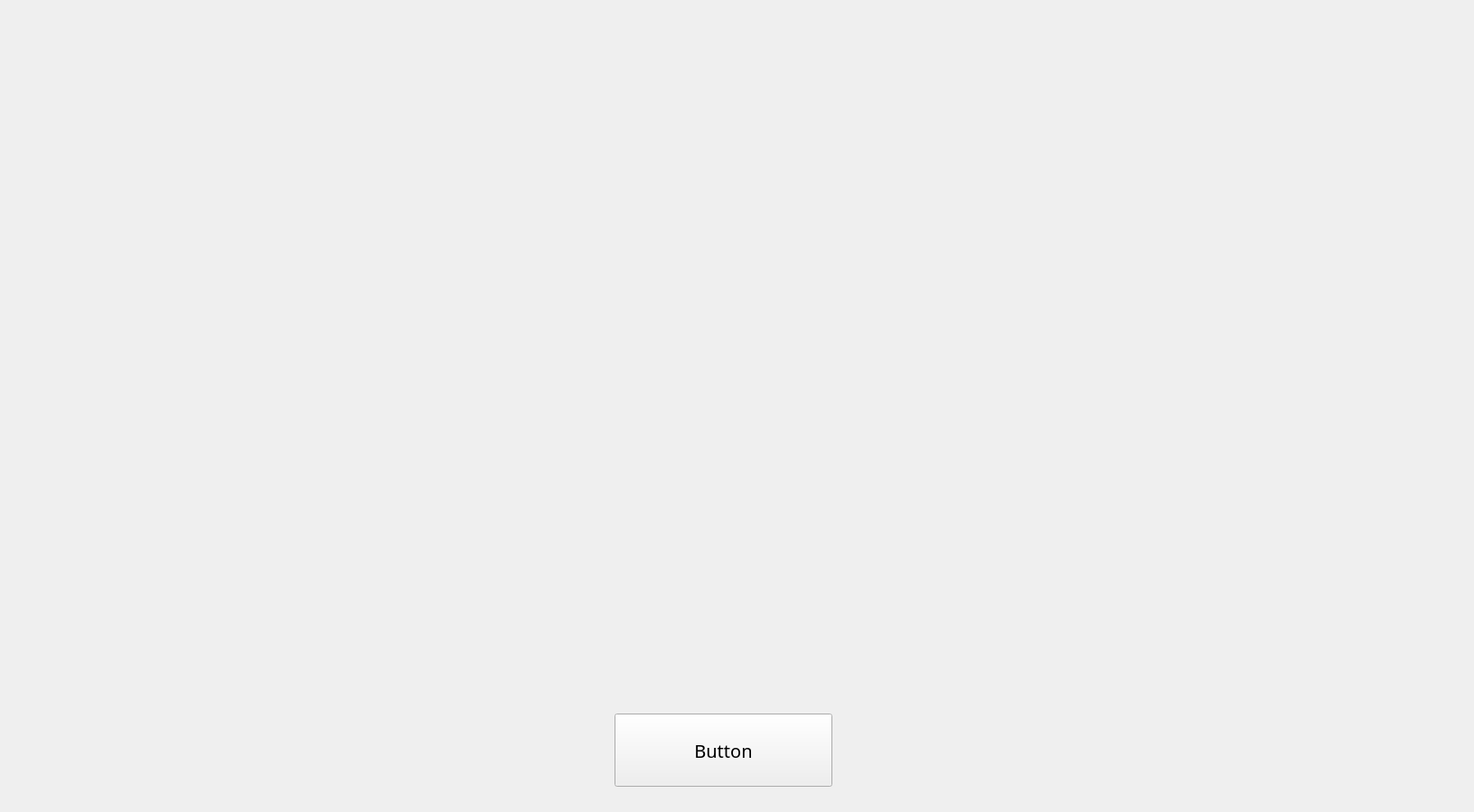
<?xml version="1.0" encoding="UTF-8"?>
<ui version="4.0">
 <class>Form</class>
 <widget class="QWidget" name="Form">
  <property name="geometry">
   <rect>
    <x>0</x>
    <y>0</y>
    <width>1631</width>
    <height>899</height>
   </rect>
  </property>
  <property name="windowTitle">
   <string>Form</string>
  </property>
  <widget class="QPushButton" name="pushButton">
   <property name="geometry">
    <rect>
     <x>680</x>
     <y>790</y>
     <width>241</width>
     <height>81</height>
    </rect>
   </property>
   <property name="font">
    <font>
     <family>Copperplate Gothic Light</family>
     <pointsize>15</pointsize>
    </font>
   </property>
   <property name="styleSheet">
    <string notr="true">background-color: qconicalgradient(cx:0.5, cy:0.5, angle:0, stop:0 rgba(35, 40, 3, 255), stop:0.16 rgba(136, 106, 22, 255), stop:0.225 rgba(166, 140, 41, 255), stop:0.285 rgba(204, 181, 74, 255), stop:0.345 rgba(235, 219, 102, 255), stop:0.415 rgba(245, 236, 112, 255), stop:0.52 rgba(209, 190, 76, 255), stop:0.57 rgba(187, 156, 51, 255), stop:0.635 rgba(168, 142, 42, 255), stop:0.695 rgba(202, 174, 68, 255), stop:0.75 rgba(218, 202, 86, 255), stop:0.815 rgba(208, 187, 73, 255), stop:0.88 rgba(187, 156, 51, 255), stop:0.935 rgba(137, 108, 26, 255), stop:1 rgba(35, 40, 3, 255));
</string>
   </property>
   <property name="text">
    <string>Button</string>
   </property>
  </widget>
 </widget>
 <resources/>
 <connections/>
</ui>
